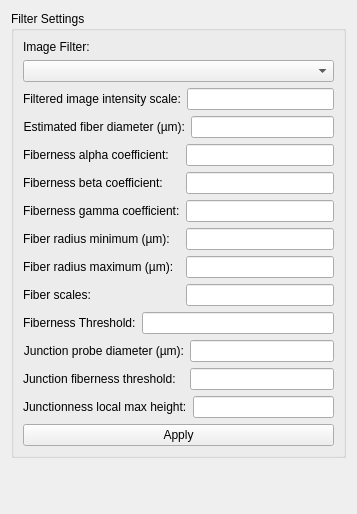
       <widget class="QWidget" name="scrollAreaWidgetContents">
        <property name="geometry">
         <rect>
          <x>0</x>
          <y>0</y>
          <width>357</width>
          <height>514</height>
         </rect>
        </property>
        <layout class="QVBoxLayout" name="verticalLayout_8">
         <item>
          <widget class="QGroupBox" name="filterSettingsBox">
           <property name="sizePolicy">
            <sizepolicy hsizetype="Preferred" vsizetype="Preferred">
             <horstretch>0</horstretch>
             <verstretch>0</verstretch>
            </sizepolicy>
           </property>
           <property name="minimumSize">
            <size>
             <width>0</width>
             <height>0</height>
            </size>
           </property>
           <property name="maximumSize">
            <size>
             <width>16777215</width>
             <height>16777215</height>
            </size>
           </property>
           <property name="title">
            <string>Filter Settings</string>
           </property>
           <property name="alignment">
            <set>Qt::AlignLeading|Qt::AlignLeft|Qt::AlignTop</set>
           </property>
           <layout class="QVBoxLayout" name="verticalLayout_4">
            <item>
             <widget class="QLabel" name="imageFilterLabel">
              <property name="text">
               <string>Image Filter:</string>
              </property>
             </widget>
            </item>
            <item>
             <widget class="QComboBox" name="imageFilterComboBox">
              <property name="sizePolicy">
               <sizepolicy hsizetype="Minimum" vsizetype="Fixed">
                <horstretch>0</horstretch>
                <verstretch>0</verstretch>
               </sizepolicy>
              </property>
              <property name="maximumSize">
               <size>
                <width>16777215</width>
                <height>16777215</height>
               </size>
              </property>
              <property name="toolTip">
               <string>Change the image filter type.</string>
              </property>
             </widget>
            </item>
            <item>
             <widget class="QWidget" name="constantSettingsWidget" native="true">
              <property name="minimumSize">
               <size>
                <width>0</width>
                <height>0</height>
               </size>
              </property>
              <layout class="QFormLayout" name="formLayout">
               <property name="margin">
                <number>0</number>
               </property>
               <item row="0" column="0">
                <widget class="QLabel" name="filteredImageScaleLabel">
                 <property name="toolTip">
                  <string>A scale factor to apply to the image prior to saving it to a TIF file.</string>
                 </property>
                 <property name="text">
                  <string>Filtered image intensity scale:</string>
                 </property>
                </widget>
               </item>
               <item row="0" column="1">
                <widget class="QLineEdit" name="filteredImageScaleEdit">
                 <property name="toolTip">
                  <string>A scale factor to apply to the image prior to saving it to a TIF file.</string>
                 </property>
                </widget>
               </item>
              </layout>
             </widget>
            </item>
            <item>
             <widget class="QWidget" name="fibernessSettingsWidget" native="true">
              <layout class="QFormLayout" name="formLayout_3">
               <property name="horizontalSpacing">
                <number>6</number>
               </property>
               <property name="verticalSpacing">
                <number>6</number>
               </property>
               <property name="margin">
                <number>0</number>
               </property>
               <item row="0" column="0">
                <widget class="QLabel" name="fiberDiameterLabel">
                 <property name="toolTip">
                  <string>Estimated diameter of the fiber. Currently not used.</string>
                 </property>
                 <property name="layoutDirection">
                  <enum>Qt::LeftToRight</enum>
                 </property>
                 <property name="text">
                  <string>Estimated fiber diameter (µm):</string>
                 </property>
                 <property name="alignment">
                  <set>Qt::AlignRight|Qt::AlignTrailing|Qt::AlignVCenter</set>
                 </property>
                </widget>
               </item>
               <item row="0" column="1">
                <widget class="QLineEdit" name="fiberDiameterEdit">
                 <property name="toolTip">
                  <string>Estimated diameter of the fiber. Currently not used.</string>
                 </property>
                 <property name="text">
                  <string/>
                 </property>
                </widget>
               </item>
              </layout>
             </widget>
            </item>
            <item>
             <widget class="QWidget" name="multiscaleFibernessSettingsWidget" native="true">
              <layout class="QFormLayout" name="formLayout_4">
               <property name="fieldGrowthPolicy">
                <enum>QFormLayout::AllNonFixedFieldsGrow</enum>
               </property>
               <property name="horizontalSpacing">
                <number>6</number>
               </property>
               <property name="verticalSpacing">
                <number>6</number>
               </property>
               <property name="margin">
                <number>0</number>
               </property>
               <item row="0" column="0">
                <widget class="QLabel" name="fibernessAlphaCoefficientLabel">
                 <property name="toolTip">
                  <string>Weight factor that controls how selective the fiberness filter is for non-round objects. Typically 0.5 is a good value.</string>
                 </property>
                 <property name="layoutDirection">
                  <enum>Qt::LeftToRight</enum>
                 </property>
                 <property name="text">
                  <string>Fiberness alpha coefficient:</string>
                 </property>
                 <property name="alignment">
                  <set>Qt::AlignLeading|Qt::AlignLeft|Qt::AlignVCenter</set>
                 </property>
                </widget>
               </item>
               <item row="0" column="1">
                <widget class="QLineEdit" name="fibernessAlphaCoefficientEdit">
                 <property name="toolTip">
                  <string>Weight factor that controls how selective the fiberness filter is for non-round objects. Typically 0.5 is a good value.</string>
                 </property>
                </widget>
               </item>
               <item row="1" column="0">
                <widget class="QLabel" name="fibernessBetaCoefficientLabel">
                 <property name="toolTip">
                  <string>Weight factor that controls how selective the fiberness filter is for non-flat objects. Typically 0.5 is a good value.</string>
                 </property>
                 <property name="text">
                  <string>Fiberness beta coefficient:</string>
                 </property>
                </widget>
               </item>
               <item row="1" column="1">
                <widget class="QLineEdit" name="fibernessBetaCoefficientEdit">
                 <property name="toolTip">
                  <string>Weight factor that controls how selective the fiberness filter is for non-flat objects. Typically 0.5 is a good value.</string>
                 </property>
                </widget>
               </item>
               <item row="2" column="0">
                <widget class="QLabel" name="fibernessGammaCoefficientLabel">
                 <property name="toolTip">
                  <string>Weight factor that controls how selective the fiberness filter is for contrast. Higher values mean only fibers in high-contrast areas will be identified. Typically 50.0 is a good value.</string>
                 </property>
                 <property name="text">
                  <string>Fiberness gamma coefficient:</string>
                 </property>
                </widget>
               </item>
               <item row="2" column="1">
                <widget class="QLineEdit" name="fibernessGammaCoefficientEdit">
                 <property name="toolTip">
                  <string>Weight factor that controls how selective the fiberness filter is for contrast. Higher values mean only fibers in high-contrast areas will be identified. Typically 50.0 is a good value.</string>
                 </property>
                </widget>
               </item>
               <item row="3" column="0">
                <widget class="QLabel" name="fibernessScaleMinimumLabel">
                 <property name="toolTip">
                  <string>Minimum radius of fibers to look for.</string>
                 </property>
                 <property name="text">
                  <string>Fiber radius minimum (µm):</string>
                 </property>
                </widget>
               </item>
               <item row="4" column="0">
                <widget class="QLabel" name="fibenessrScaleMaximumLabel">
                 <property name="toolTip">
                  <string>Maximum radius of fibers to look for.</string>
                 </property>
                 <property name="text">
                  <string>Fiber radius maximum (µm):</string>
                 </property>
                </widget>
               </item>
               <item row="5" column="0">
                <widget class="QLabel" name="fibernessNumberOfScalesLabel">
                 <property name="toolTip">
                  <string>Number of fiber radii to look for between the minimum and maximum radii. These radii will be evenly distributed between the minimum and maximum.</string>
                 </property>
                 <property name="text">
                  <string>Fiber scales:</string>
                 </property>
                </widget>
               </item>
               <item row="3" column="1">
                <widget class="QLineEdit" name="fibernessScaleMinimumEdit">
                 <property name="toolTip">
                  <string>Minimum radius of fibers to look for.</string>
                 </property>
                </widget>
               </item>
               <item row="4" column="1">
                <widget class="QLineEdit" name="fibernessScaleMaximumEdit">
                 <property name="toolTip">
                  <string>Maximum radius of fibers to look for.</string>
                 </property>
                </widget>
               </item>
               <item row="5" column="1">
                <widget class="QLineEdit" name="fibernessNumberOfScalesEdit">
                 <property name="toolTip">
                  <string>Number of fiber radii to look for between the minimum and maximum radii. These radii will be evenly distributed between the minimum and maximum.</string>
                 </property>
                </widget>
               </item>
              </layout>
             </widget>
            </item>
            <item>
             <widget class="QWidget" name="multiscaleFibernessThresholdSettingsWidget" native="true">
              <property name="layoutDirection">
               <enum>Qt::LeftToRight</enum>
              </property>
              <layout class="QFormLayout" name="formLayout_2">
               <property name="fieldGrowthPolicy">
                <enum>QFormLayout::ExpandingFieldsGrow</enum>
               </property>
               <property name="margin">
                <number>0</number>
               </property>
               <item row="0" column="0">
                <widget class="QLabel" name="fibernessThresoldLabel">
                 <property name="toolTip">
                  <string>Threshold value above which voxels are considered to be part of a fiber.</string>
                 </property>
                 <property name="text">
                  <string>Fiberness Threshold:</string>
                 </property>
                </widget>
               </item>
               <item row="0" column="1">
                <widget class="QLineEdit" name="fibernessThresholdEdit">
                 <property name="maximumSize">
                  <size>
                   <width>16777215</width>
                   <height>16777215</height>
                  </size>
                 </property>
                 <property name="toolTip">
                  <string>Threshold value above which voxels are considered to be part of a fiber.</string>
                 </property>
                 <property name="layoutDirection">
                  <enum>Qt::LeftToRight</enum>
                 </property>
                </widget>
               </item>
              </layout>
             </widget>
            </item>
            <item>
             <widget class="QWidget" name="junctionnessSettingsWidget" native="true">
              <layout class="QFormLayout" name="formLayout_5">
               <property name="fieldGrowthPolicy">
                <enum>QFormLayout::AllNonFixedFieldsGrow</enum>
               </property>
               <property name="margin">
                <number>0</number>
               </property>
               <item row="0" column="0">
                <widget class="QLabel" name="junctionProbeDiameterLabel">
                 <property name="layoutDirection">
                  <enum>Qt::LeftToRight</enum>
                 </property>
                 <property name="text">
                  <string>Junction probe diameter (µm):</string>
                 </property>
                 <property name="alignment">
                  <set>Qt::AlignRight|Qt::AlignTrailing|Qt::AlignVCenter</set>
                 </property>
                </widget>
               </item>
               <item row="0" column="1">
                <widget class="QLineEdit" name="junctionProbeDiameterEdit"/>
               </item>
               <item row="1" column="0">
                <widget class="QLabel" name="junctionFibernessThresholdLabel">
                 <property name="text">
                  <string>Junction fiberness threshold:</string>
                 </property>
                </widget>
               </item>
               <item row="1" column="1">
                <widget class="QLineEdit" name="junctionFibernessThresholdEdit"/>
               </item>
              </layout>
             </widget>
            </item>
            <item>
             <widget class="QWidget" name="junctionnessLocalMaxSettingsWidget" native="true">
              <layout class="QFormLayout" name="formLayout_6">
               <property name="margin">
                <number>0</number>
               </property>
               <item row="0" column="0">
                <widget class="QLabel" name="junctionnessLocalMaxHeightLabel">
                 <property name="text">
                  <string>Junctionness local max height:</string>
                 </property>
                </widget>
               </item>
               <item row="0" column="1">
                <widget class="QLineEdit" name="junctionnessLocalMaxHeightEdit"/>
               </item>
              </layout>
             </widget>
            </item>
            <item>
             <widget class="QPushButton" name="applyButton_2">
              <property name="toolTip">
               <string>Apply changes to the image filter and visualization.</string>
              </property>
              <property name="text">
               <string>Apply</string>
              </property>
             </widget>
            </item>
           </layout>
          </widget>
         </item>
         <item>
          <spacer name="verticalSpacer_2">
           <property name="orientation">
            <enum>Qt::Vertical</enum>
           </property>
           <property name="sizeHint" stdset="0">
            <size>
             <width>20</width>
             <height>0</height>
            </size>
           </property>
          </spacer>
         </item>
        </layout>
       </widget>
